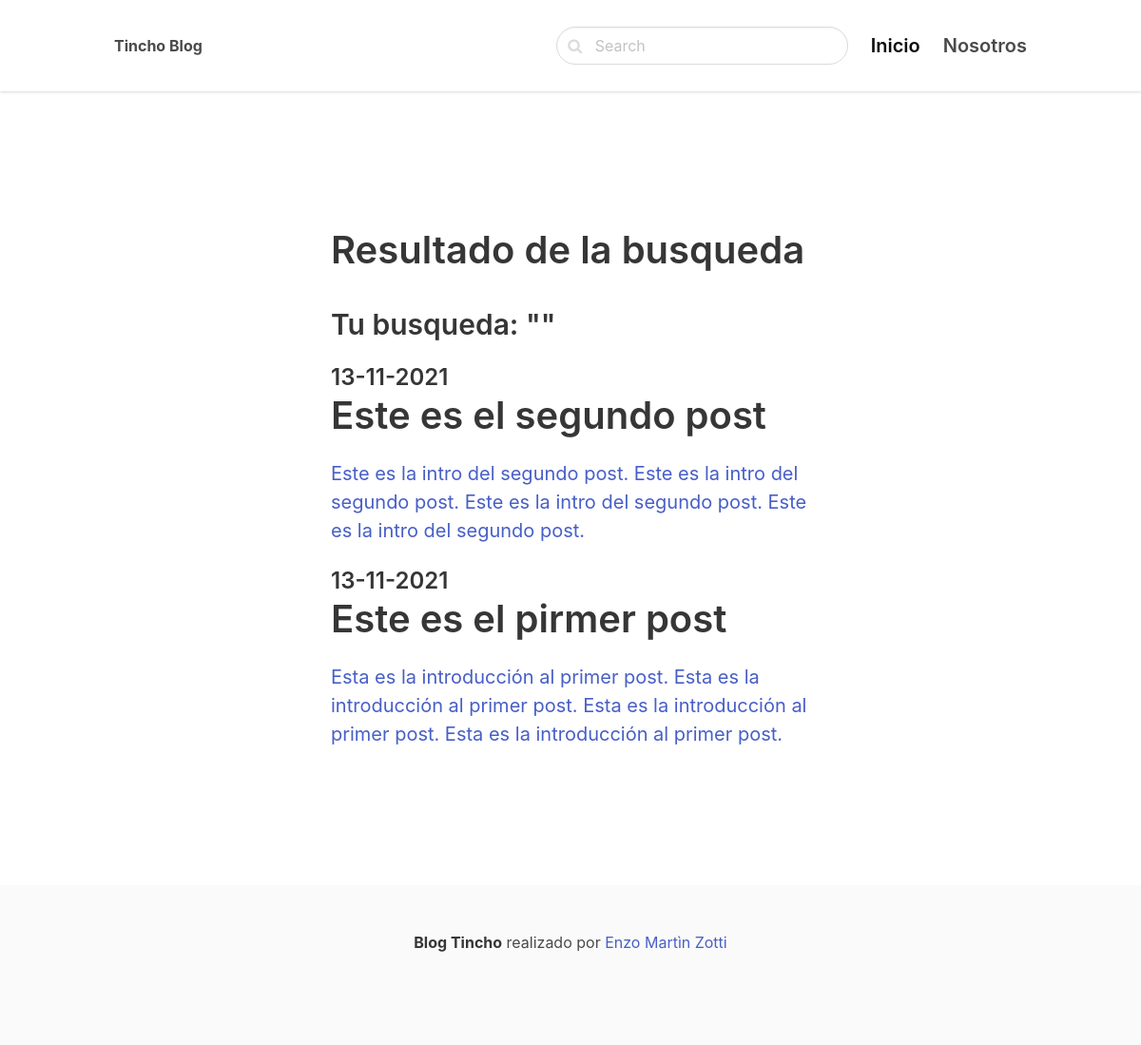
The app's page /search/ with its own data.
### blog/models.py (models this page shows, shortened)
class Post(models.Model):
    ACTIVE = 'active'
    DRAFT = 'draft'
    CHOICES_STATUS = (
        (ACTIVE, 'Activo'),
        (DRAFT, 'Borrador')
    )
    category = models.ForeignKey(Category, related_name='posts', on_delete=models.CASCADE)
    title = CharField(max_length=200)
    slug = SlugField()
    intro = TextField()
    body = TextField()
    created_at = DateTimeField(auto_now_add=True)
    status = CharField(max_length=10, choices=CHOICES_STATUS, default=ACTIVE)
    image = models.ImageField(upload_to='uploads/', blank=True, null=True)
    class Meta:
        ordering = ('-created_at',)

### blog/views.py (the view)
# urls.py: path('search/', views.search, name='search'),
def search(request):
    query = request.GET.get('query', '')
    posts = Post.objects.filter(status=Post.ACTIVE).filter(Q(title__icontains=query) | Q(intro__icontains=query) | Q(body__icontains=query))
    return render (request, 'blog/search.html', {'posts':posts, 'query':query})

### blog/templates/blog/search.html (shortened to what this page needs)
{% extends 'core/base.html' %}
{% block content %}
<section class="hero ">
    <div class="hero-body">
        <div class="container">
            <section class="section">
                <div class="columns">
                    <div class="column is-8 is-offset-2">
                        <div class="content is-medium">
                            <h1>Resultado de la busqueda</h1>
                            <h3>Tu busqueda: "{{ query }}"</h3>
                        </div>
                        {% for post in posts %}
                        <div class="content is-medium">
                            <a href="{% url 'post_detail' post.category.slug post.slug %}">
                                <h2 class="subtitle is-4">{{post.created_at|date:'d-m-Y'}}</h2>
                                <h1 class="title">{{post.title}}</h1>
                                <p>{{post.intro}}</p>
                            </a>
                        </div>
                        {% empty %}
                        <div class="content">
                            No se han encontrado resultados para esa busqueda.
                        </div>
                        {% endfor %}
                    </div>
                </div>
            </section>
        </div>
    </div>
</section>
{% endblock %}

### records on screen
Post: created_at "13-11-2021", title "Este es el segundo post", intro "Este es la intro del segundo post. Este es la intro del segundo post. Este es la intro del segundo post. Este es la intro del segundo post."
Post: created_at "13-11-2021", title "Este es el pirmer post", intro "Esta es la introducción al primer post. Esta es la introducción al primer post. Esta es la introducción al primer post. Esta es la introducción al primer post."
